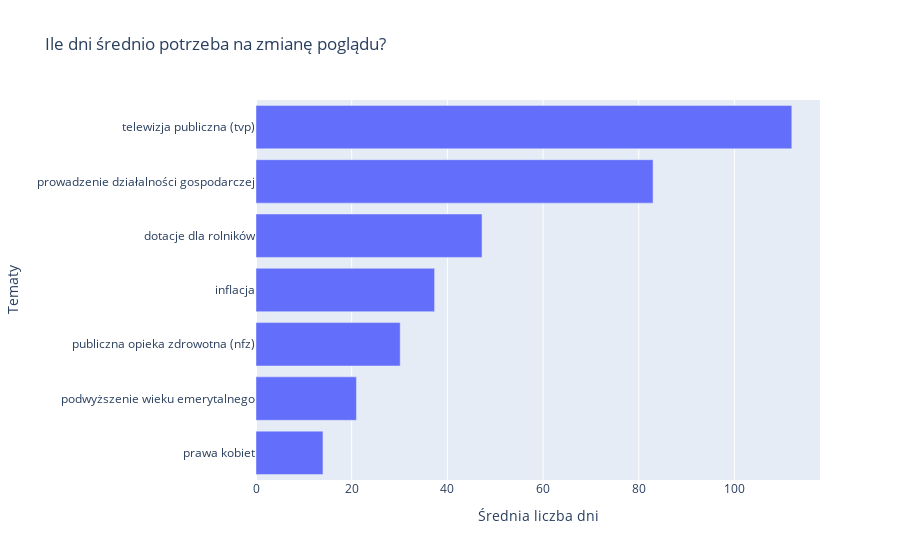

The notebook cell saved with this chart:
### Code cell
df_days = count_days_changed_stance_analysis(df)

### Figure 1 — Plotly figure (JSON) as saved in the notebook; plotly's stock layout.template omitted (floating-point values rounded to 4 significant figures)
{"data": [{"alignmentgroup": "True", "hovertemplate": "Średnia liczba dni=%{x}<br>Tematy=%{y}<extra></extra>", "legendgroup": "", "marker": {"color": "#636efa", "pattern": {"shape": ""}}, "name": "", "offsetgroup": "", "orientation": "h", "showlegend": false, "textposition": "auto", "type": "bar", "x": [14, 21, 30.14, 37.33, 47.25, 83, 112], "xaxis": "x", "y": ["prawa kobiet", "podwyższenie wieku emerytalnego", "publiczna opieka zdrowotna (nfz)", "inflacja", "dotacje dla rolników", "prowadzenie działalności gospodarczej", "telewizja publiczna (tvp)"], "yaxis": "y"}], "layout": {"barmode": "relative", "legend": {"tracegroupgap": 0}, "title": {"text": "Ile dni średnio potrzeba na zmianę poglądu?"}, "xaxis": {"anchor": "y", "domain": [0, 1], "title": {"text": "Średnia liczba dni"}}, "yaxis": {"anchor": "x", "domain": [0, 1], "title": {"text": "Tematy"}}}}
